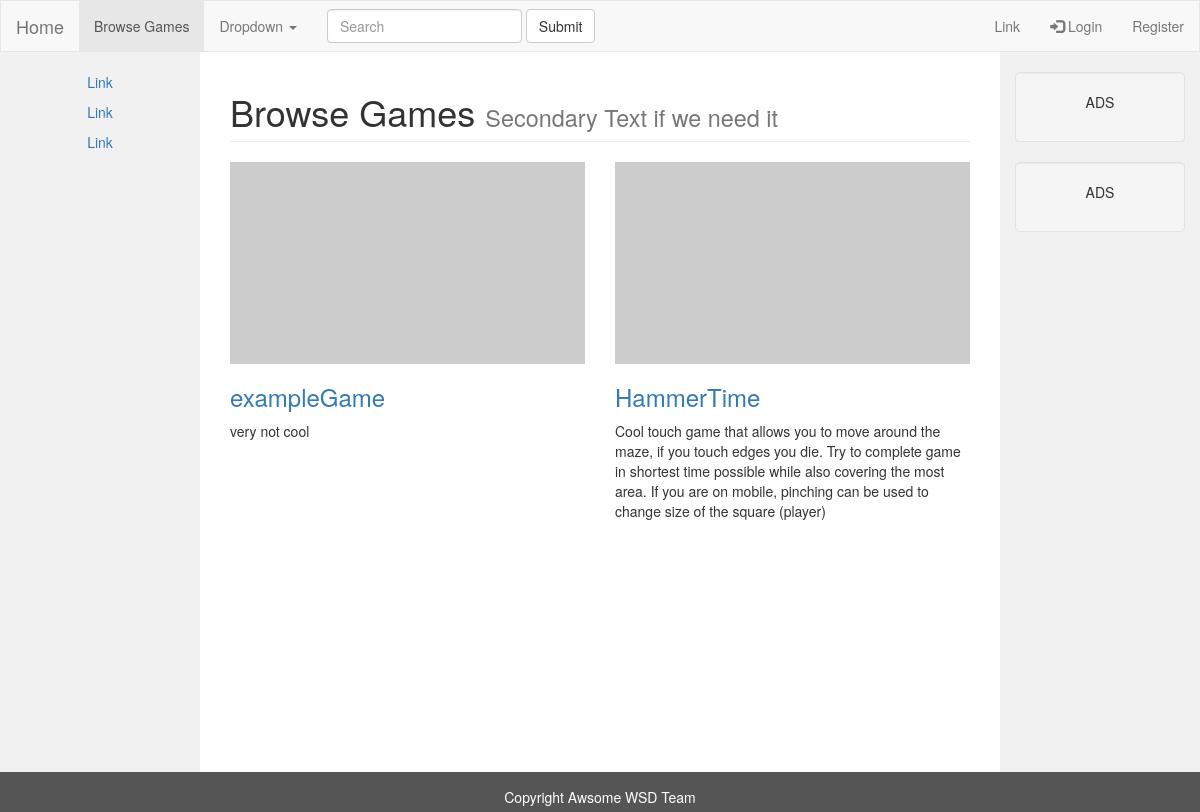
/browseGames/, run on an earlier commit of the app's database.
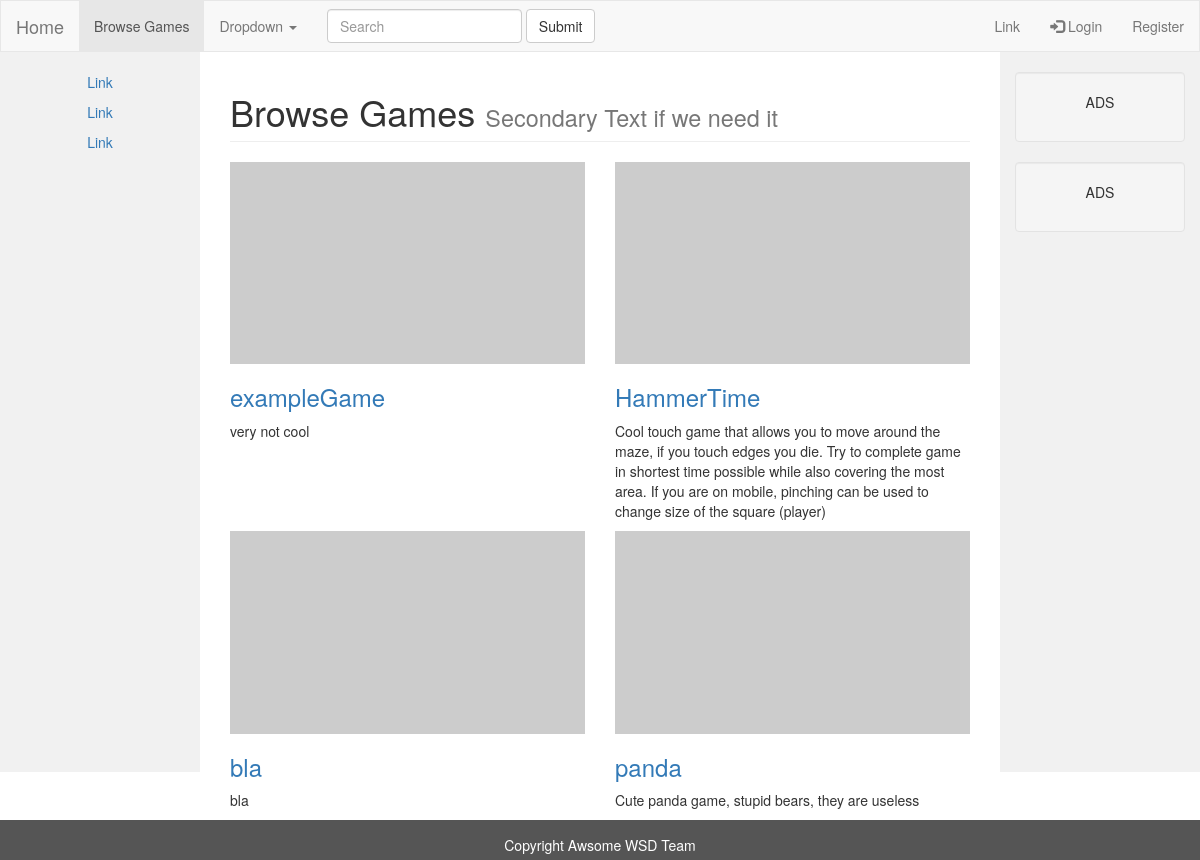
And on a later commit of the database.
### awsomeProject/models.py (models this page shows)
class Game(models.Model):
    name = models.CharField(max_length=255, unique=True)
    url = models.URLField()
    price = models.FloatField()
    description = models.TextField(default='')

### awsomeProject/views.py (the view)
# urls.py: url(r'^browseGames/$', views.browseGames, name='browseGames'),
def browseGames(request):
    games = Game.objects.all()
    return render(request, "browseGames.html", {"games" : games })

### awsomeProject/templates/browseGames.html (shortened to what this page needs)
{% extends "base.html" %}
{% block main %}
<div class="col-lg-12">
                <h1 class="page-header"> Browse Games
                    <small>Secondary Text if we need it</small>
                </h1>
</div>
{% for game in games %}
<div class="col-md-6 portfolio-item">
               <a href={% url "game" game.name %}>
                   <img class="img-responsive" src="http://placehold.it/700x400" alt="">
               <h3>
                   <a href={% url "game" game.name %}> {{game.name}}</a>
               </h3>
               <p> {{game.description}}</p>
</div>
{% endfor %}
{% endblock %}

### awsomeProject/templates/base.html (shortened to what this page needs)
<!DOCTYPE html>
<html lang="en">
<head>
  {% load static %}
  <link rel="stylesheet" href="{% static "css/bootstrap.min.css" %}">
  <link rel="stylesheet" type="text/css" href="{% static "css/style.css" %}">
</head>
<body>
  <nav class="navbar navbar-default">
    <div class="container-fluid">
      <div class="navbar-header">
        <a class="navbar-brand" href={% url "index" %}>Home</a>
      </div>
      <div class="collapse navbar-collapse" id="bs-example-navbar-collapse-1">
        <ul class="nav navbar-nav">
          <li class="active"><a href={% url "browseGames" %}>Browse Games <span class="sr-only">(current)</span></a></li>
          <li class="dropdown">
            <a href="#" class="dropdown-toggle" data-toggle="dropdown" role="button" aria-haspopup="true" aria-expanded="false">Dropdown <span class="caret"></span></a>
          </li>
        </ul>
        <form class="navbar-form navbar-left">
          <div class="form-group">
            <input type="text" class="form-control" placeholder="Search">
          </div>
          <button type="submit" class="btn btn-default">Submit</button>
        </form>
        <ul class="nav navbar-nav navbar-right">
          <li><a href="#">Link</a></li>
          <ul class="nav navbar-nav navbar-right">
            {% if user.is_authenticated %}
            <li><a href={% url "logout" %}><span class="glyphicon glyphicon-log-out"></span> Logout </a></li>
            {% else %}
            <li><a href={% url "login" %}><span class="glyphicon glyphicon-log-in"></span> Login </a></li>
            <li><a href={% url "register" %}> Register </a></li>
            {% endif %}
          </ul>
        </ul>
      </div>
    </div>
  </nav>
<div class="container-fluid text-center">
  <div class="row content">
    <div class="col-sm-2 sidenav">
      {% block sidenav %}
      <p><a href="#">Link</a></p>
      <p><a href="#">Link</a></p>
      <p><a href="#">Link</a></p>
      {% endblock %}
    </div>
    <div class="col-sm-8 text-left">
      {% block main %}{% endblock %}
    </div>
    <div class="col-sm-2 sidenav">
      {% block ads %}
      <div class="well">
        <p>ADS</p>
      </div>
      <div class="well">
        <p>ADS</p>
      </div>
      {% endblock %}
    </div>
  </div>
</div>
<footer class="container-fluid text-center">
  {% block footer %}
  <p>Copyright Awsome WSD Team</p>
  {% endblock %}
</footer>
</body>
</html>

### awsomeProject/static/css/style.css (style rules this page uses)
.navbar { margin-bottom: 0; border-radius: 0; }
.row.content { height: 90vh }
.sidenav { padding-top: 20px; background-color: #f1f1f1; height: 100%; }
footer { background-color: #555; color: white; padding: 15px; height: 5vh; }

What changed in the data, as far as the page shows it:
added Game: name "bla", description "bla"
added Game: name "panda", description "Cute panda game, stupid bears, they are useless"
